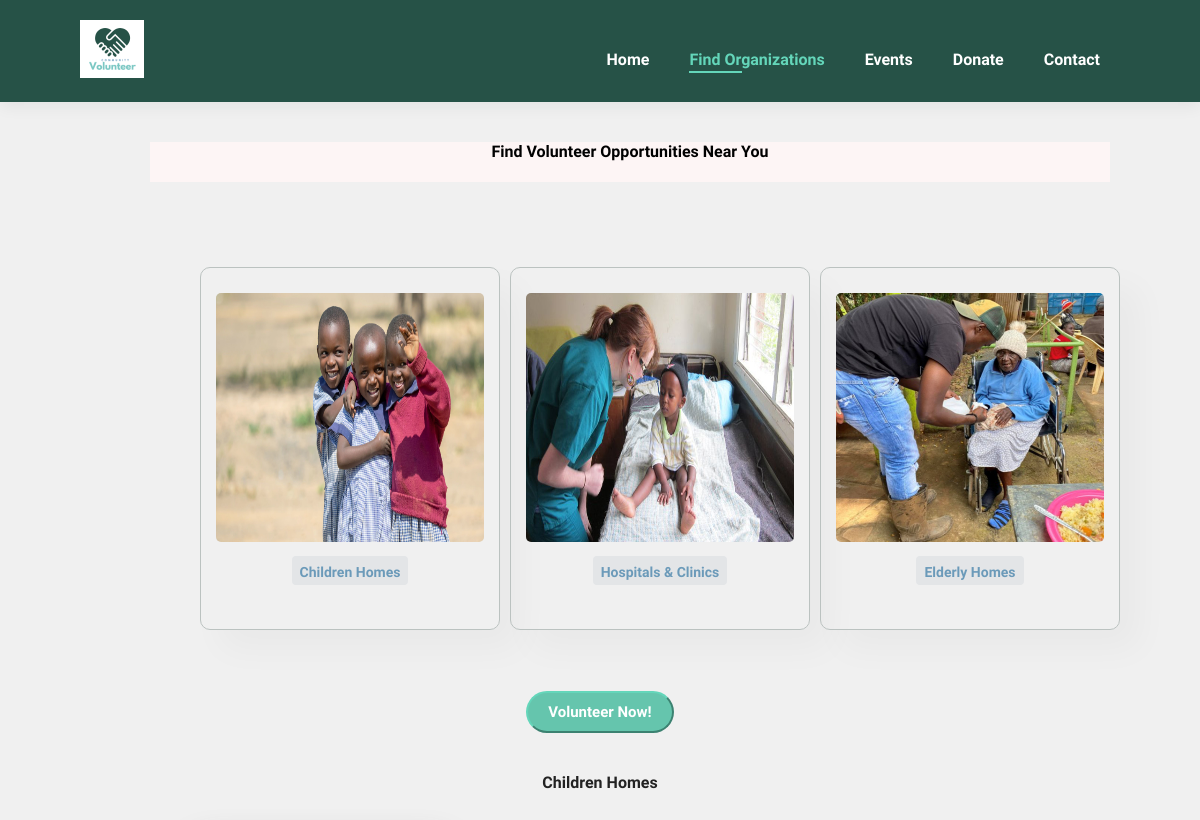
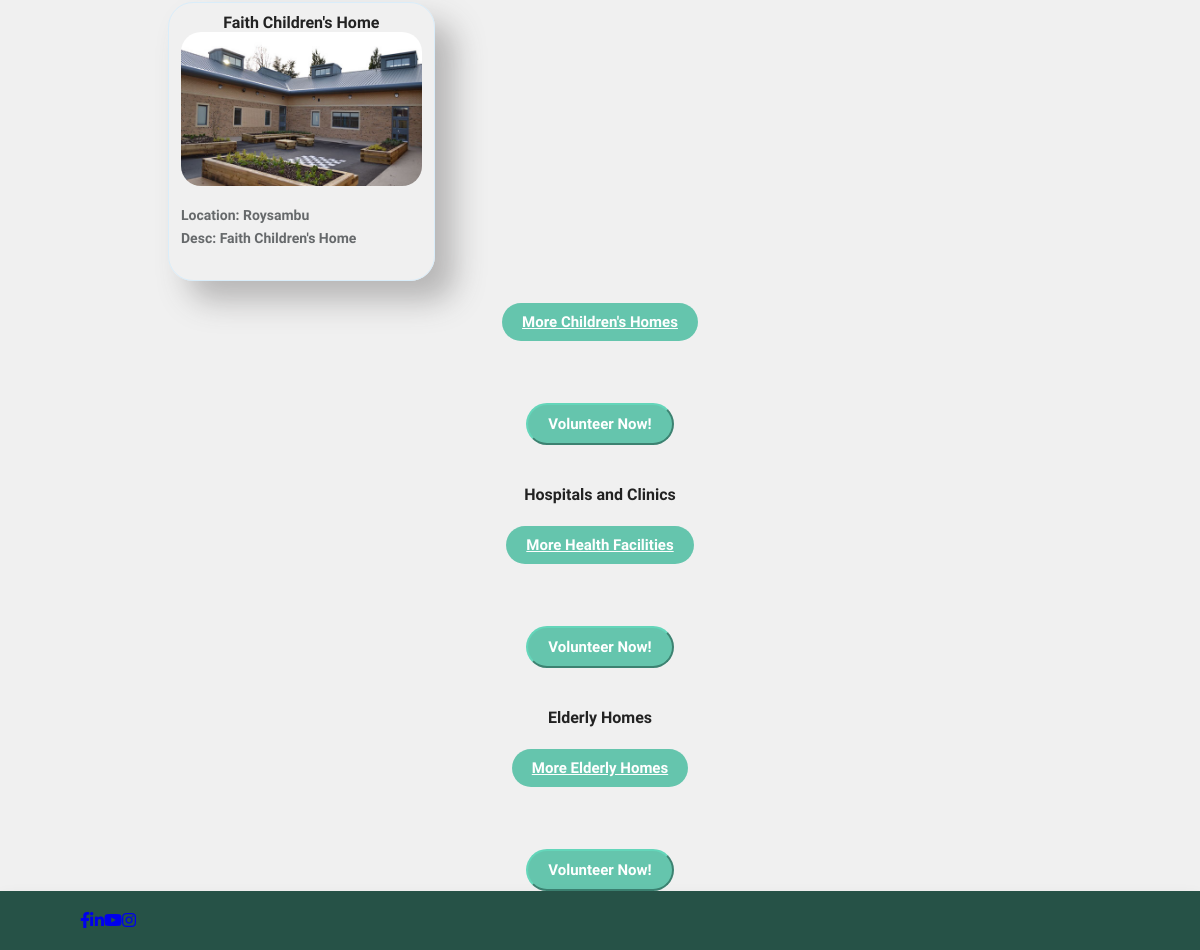
Page /opportunityvolunteer/ on the earlier database version (2 pictures, top to bottom).
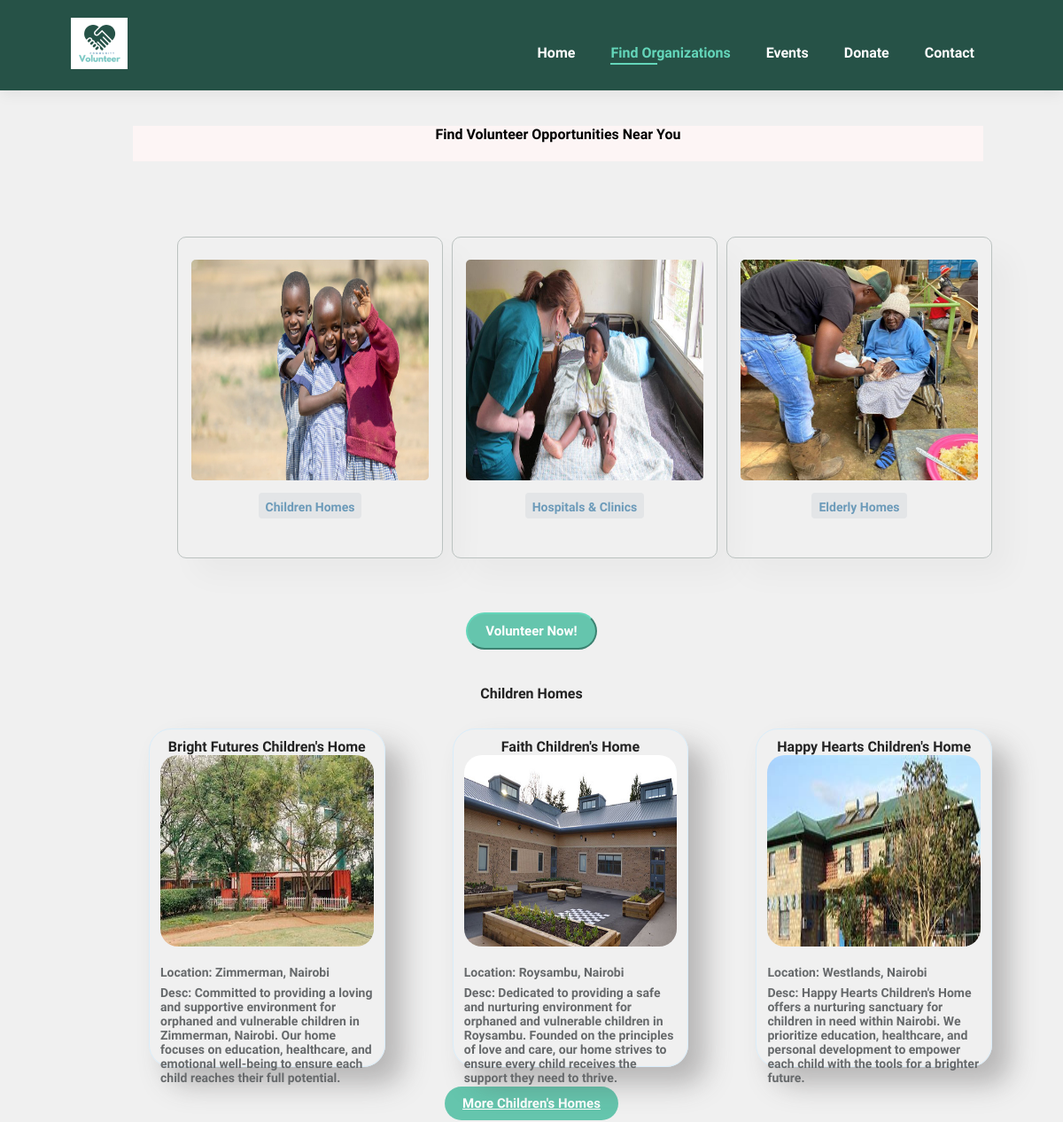
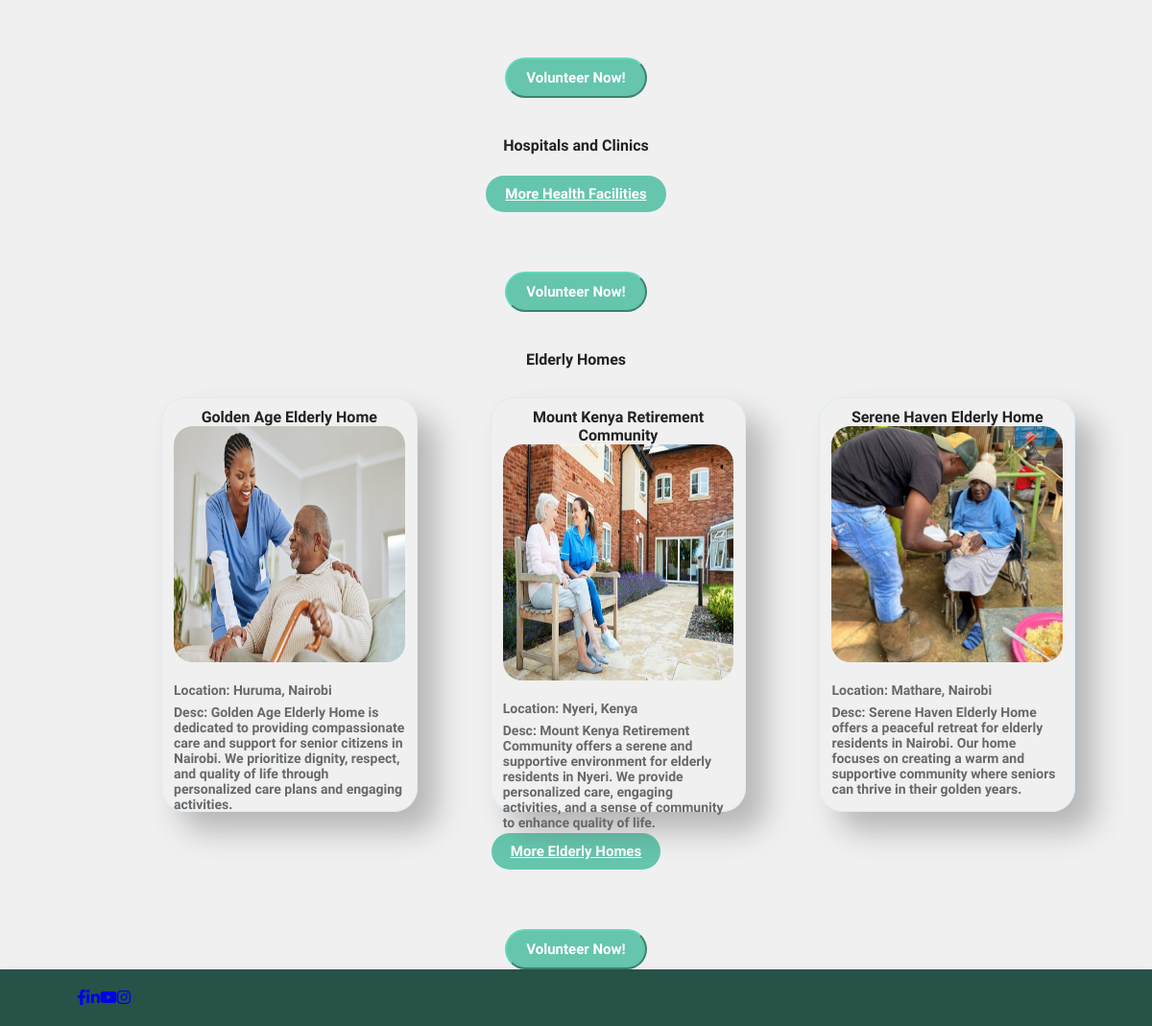
Same page on the later database version (2 pictures, top to bottom).
### app/models.py (models this page shows, shortened)
class Organization(models.Model):
    ORGANIZATION_TYPES = [
        ('Elderly Homes', 'Elderly Homes'),
        ('Hospitals & Clinics', 'Hospitals & Clinics'),
        ('Children Homes', 'Children Homes'),
    ]
    name = models.CharField(max_length=100)
    description = models.TextField()
    location = models.CharField(max_length=100)
    image = models.ImageField(upload_to='organization_images/')
    type = models.CharField(max_length=25, choices=ORGANIZATION_TYPES)

### app/views.py (the view)
# urls.py: path('opportunityvolunteer/', views.opportunityvolunteer, name='opportunityvolunteer'),
def opportunityvolunteer(request):
    children_homes = Organization.objects.filter(type='Children Homes').order_by('?')[:3]
    hospitals = Organization.objects.filter(type='Hospitals & Clinics').order_by('?')[:3]
    elderly_homes = Organization.objects.filter(type='Elderly Homes').order_by('?')[:3]
    context = {
        'childrenhomes': children_homes,
        'hospitals': hospitals,
        'elderlyhomes': elderly_homes,
    }
    return render(request, 'opportunityvolunteer.html', context)

### app/templates/opportunityvolunteer.html (shortened to what this page needs)
{% load static %}
<!DOCTYPE html>
<html lang="en">
<head>
    <link rel="stylesheet" href="https://cdnjs.cloudflare.com/ajax/libs/font-awesome/5.15.4/css/all.min.css" />
    <link rel="stylesheet" href="{% static 'css/home.css' %}">
</head>
<body>
    <section id="header">
        <a href="{% url 'home' %}"><img src="{% static 'img/logo-h.png' %}" class="logo" alt=""></a>
        <div>
            <ul id="navbar">
                <li><a href="{% url 'home' %}">Home</a></li>
                <li><a class="active" href="{% url 'opportunityvolunteer' %}">Find Organizations</a></li>
                <li><a href="{% url 'events' %}">Events</a></li>
                <li><a href="{% url 'donations' %}">Donate</a></li>
                <li><a href="{% url 'contact' %}">Contact</a></li>
            </ul>
        </div>
    </section>
    <section id="banner" class="section-m1">
        <div class="banner-content">
            <h4 style="color: black; background-color: rgb(253, 245, 245); height: 45px; text-align: center; width: 100%;">
                Find Volunteer Opportunities Near You
            </h4>
        </div>
    </section>
    <section id="feature" class="section-p1">
        <div class="fe-box">
            <a href="{% url 'organization_type' organization_type='Children Homes' %}">
                <img src="{% static 'img/ch.jpeg' %}" alt="Children Homes">
                <h6>Children Homes</h6>
            </a>
        </div>
        <div class="fe-box">
            <a href="{% url 'organization_type' organization_type='Hospitals & Clinics' %}">
                <img src="{% static 'img/hv.png' %}" alt="Hospitals & Clinics">
                <h6>Hospitals & Clinics</h6>
            </a>
        </div>
        <div class="fe-box">
            <a href="{% url 'organization_type' organization_type='Elderly Homes' %}">
                <img src="{% static 'img/eh.jpg' %}" alt="Elderly Homes">
                <h6>Elderly Homes</h6>
            </a>
        </div>
    </section>
    <div class="button-container">
        <a href="{% url 'volunteerform' %}"><button class="volunteer-now">Volunteer Now!</button></a>
    </div>
    <section id="product1" class="section-p1">
        <div class="section-title">
            <h4>Children Homes</h4>
        </div>
        <div class="pro-container">
            {% for organization in childrenhomes %}
            <div class="pro">
                <h4>{{ organization.name }}</h4>
                <img src="{{ organization.image.url }}" alt="{{ organization.name }}">
                <div class="desc">
                    <h5>Location: {{ organization.location }}</h5>
                    <h5>Desc: {{ organization.description }}</h5>
                </div>
            </div>
            {% endfor %}
        </div>
        <div class="button-container">
            <a href="{% url 'organization_type' organization_type='Children Homes' %}" class="volunteer-now">More Children's Homes</a>
        </div>
    </section>
    <div class="button-container">
        <a href="{% url 'volunteerform' %}"><button class="volunteer-now" style="margin-top: 1rem;">Volunteer Now!</button></a>
    </div>
    <section id="product1" class="section-p1">
        <div class="section-title">
            <h4>Hospitals and Clinics</h4>
        </div>
        <div class="pro-container">
        </div>
        <div class="button-container">
            <a href="{% url 'organization_type' organization_type='Hospitals & Clinics' %}" class="volunteer-now">More Health Facilities</a>
        </div>
    </section>
    <div class="button-container">
        <a href="{% url 'volunteerform' %}"><button class="volunteer-now" style="margin-top: 1rem;">Volunteer Now!</button></a>
    </div>
    <section id="product1" class="section-p1">
        <div class="section-title">
            <h4>Elderly Homes</h4>
        </div>
        <div class="pro-container">
            {% for organization in elderlyhomes %}
            <div class="pro">
                <h4>{{ organization.name }}</h4>
                <img src="{{ organization.image.url }}" alt="{{ organization.name }}">
                <div class="desc">
                    <h5>Location: {{ organization.location }}</h5>
                    <h5>Desc: {{ organization.description }}</h5>
                </div>
            </div>
            {% endfor %}
        </div>
        <div class="button-container">
            <a href="{% url 'organization_type' organization_type='Elderly Homes' %}" class="volunteer-now">More Elderly Homes</a>
        </div>
    </section>
    <div class="button-container">
        <a href="{% url 'volunteerform' %}"><button class="volunteer-now" style="margin-top: 1rem;">Volunteer Now!</button></a>
    </div>
    <section id="header">
        <div>
            <ul id="navbar">
                <a href="#" aria-label="Facebook"><i class="fab fa-facebook-f"></i></a>
                <a href="#" aria-label="LinkedIn"><i class="fab fa-linkedin-in"></i></a>
                <a href="#" aria-label="YouTube"><i class="fab fa-youtube"></i></a>
                <a href="#" aria-label="Instagram"><i class="fab fa-instagram"></i></a>
            </ul>
        </div>
    </section>
</body>
</html>

### app/static/css/home.css (style rules this page uses)
* { margin: 0; padding: 0; box-sizing: border-box; font-family: "Spartan", sans-serif; }
html { scroll-behavior: smooth; }
h4 { font-size: 16px; color: #222; }
h6 { font-weight: 700; font-size: 14px; }
.section-p1 { padding: 40px 80px; }
.section-m1 { margin: 40px 0; }
body { width: 100%; }
#header { display: flex; align-content: center; justify-content: space-between; padding: 20px 80px; background-color: #265247; box-shadow: 0 5px 15px rgb(0, 0, 0, 0.06); z-index: 999; position: sticky; top: 0; left: 0; }
#navbar { display: flex; align-items: center; justify-content: center; }
#navbar li { list-style: none; margin-top: 30px; padding: 0 20px; position: relative; }
#navbar li a { text-decoration: none; font-size: 16px; font-weight: 600; color: white; transition: 0.3s ease; }
#navbar li a:hover, #navbar li a.active { color: #64d6ba; }
#navbar li a.active::after, #navbar li a:hover::after { content: ""; width: 30%; height: 2px; background-color: #64d6ba; position: absolute; bottom: -4px; left: 20px; }
#feature { display: flex; align-content: center; justify-content: space-between; flex-wrap: wrap; padding-left: 12.5rem; }
#feature .fe-box { width: 300px; text-align: center; padding: 25px 15px; box-shadow: 20px 20px 34px rgba(0,0,0,0.03); border: 1px solid #bbc2c0; border-radius: 10px; margin: 5px 0; }
#feature .fe-box img { width: 100%; height: 80%; margin-bottom: 10px; border-radius: 5px; }
#feature .fe-box h6 { padding: 9px 8px 6px 8px; line-height: 1; border-radius: 4px; color: rgb(107, 154, 185); background-color: rgb(227, 229, 231); display: inline-block; }
.volunteer-now { font-size: 15px; font-weight: 700; background-color: #65C5AD; color: white; border-color: #64d6ba; padding: 10px 20px; border-radius: 50px; cursor: pointer; background-repeat: no-repeat; }
.button-container { text-align: center; margin-top: 1rem; }
#product1 { text-align: center; }
#product1 .pro-container { display: flex; justify-content: space-between; padding-top: 15px; flex-wrap: wrap; padding-left: 5.5rem; }
#product1 .pro-container img { width: 100%; height: 60%; border-radius: 5px; }
#product1 .pro { width: 28%; min-width: 250px; padding: 10px 12px; border: 1px solid rgb(217, 237, 250); border-radius: 25px; cursor: pointer; box-shadow: 20px 20px 30px rgba(75, 72, 72, 0.336); margin: 15px 0; transition: 0.2s ease; position: relative; }
#product1 .pro img { width: 100%; border-radius: 20px; }
#product1 .pro .desc { text-align: start; padding: 10px 0; }
#product1 .pro .desc h5 { padding-top: 7px; color:rgb(102, 105, 107); font-size: 14px; }
#banner .banner-content { display: flex; flex-direction: column; justify-content: center; align-items: center; text-align: center; background-color:#265247; opacity: 1.0; height: 40px; width: 80%; margin-left: 150px; background-size: cover; }
#banner .banner-content h4 { color: white; }
body { font-family: Arial, sans-serif; margin: 0; padding: 0; background-color: #f0f0f0; }

Differences in the rows shown:
added Organization: name "Bright Futures Children's Home", image (picture), location "Zimmerman, Nairobi", description "Committed to providing a loving and supportive environment for orphaned and vulnerable children in Zimmerman, Nairobi. Our home focuses on education, healthcare, and emotional well-being to ensure each child reaches their full potential.", shown under "Children Homes"
changed Organization "Faith Children's Home": location "Roysambu" → "Roysambu, Nairobi"; description "Faith Children's Home" → "Dedicated to providing a safe and nurturing environment for orphaned and vulnerable children in Roysambu. Founded on the principles of love and care, our home strives to ensure every child receives the support they need to thrive."
added Organization: name "Happy Hearts Children's Home", image (picture), location "Westlands, Nairobi", description "Happy Hearts Children's Home offers a nurturing sanctuary for children in need within Nairobi. We prioritize education, healthcare, and personal development to empower each child with the tools for a brighter future.", shown under "Children Homes"
added Organization: name "Golden Age Elderly Home", image (picture), location "Huruma, Nairobi", description "Golden Age Elderly Home is dedicated to providing compassionate care and support for senior citizens in Nairobi. We prioritize dignity, respect, and quality of life through personalized care plans and engaging activities.", shown under "Elderly Homes"
added Organization: name "Mount Kenya Retirement Community", image (picture), location "Nyeri, Kenya", description "Mount Kenya Retirement Community offers a serene and supportive environment for elderly residents in Nyeri. We provide personalized care, engaging activities, and a sense of community to enhance quality of life.", shown under "Elderly Homes"
added Organization: name "Serene Haven Elderly Home", image (picture), location "Mathare, Nairobi", description "Serene Haven Elderly Home offers a peaceful retreat for elderly residents in Nairobi. Our home focuses on creating a warm and supportive community where seniors can thrive in their golden years.", shown under "Elderly Homes"
